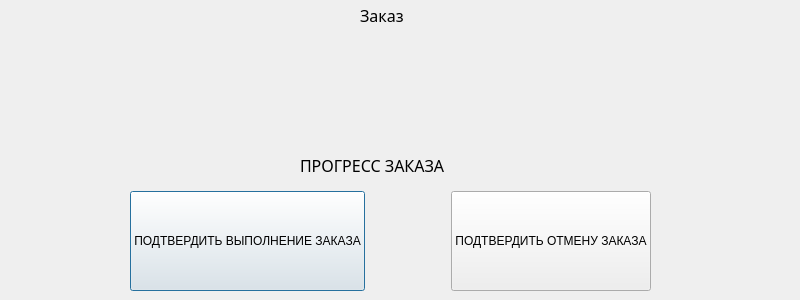
<?xml version="1.0" encoding="UTF-8"?>
<ui version="4.0">
 <class>currentzakaz</class>
 <widget class="QDialog" name="currentzakaz">
  <property name="geometry">
   <rect>
    <x>0</x>
    <y>0</y>
    <width>800</width>
    <height>300</height>
   </rect>
  </property>
  <property name="minimumSize">
   <size>
    <width>800</width>
    <height>300</height>
   </size>
  </property>
  <property name="maximumSize">
   <size>
    <width>800</width>
    <height>300</height>
   </size>
  </property>
  <property name="windowTitle">
   <string>Текущий заказ</string>
  </property>
  <widget class="QLabel" name="label">
   <property name="geometry">
    <rect>
     <x>0</x>
     <y>30</y>
     <width>791</width>
     <height>61</height>
    </rect>
   </property>
   <property name="font">
    <font>
     <family>Segoe Script</family>
     <pointsize>8</pointsize>
    </font>
   </property>
   <property name="text">
    <string/>
   </property>
   <property name="alignment">
    <set>Qt::AlignCenter</set>
   </property>
  </widget>
  <widget class="QWidget" name="layoutWidget">
   <property name="geometry">
    <rect>
     <x>130</x>
     <y>190</y>
     <width>521</width>
     <height>102</height>
    </rect>
   </property>
   <layout class="QHBoxLayout" name="horizontalLayout">
    <item>
     <widget class="QPushButton" name="pushButton">
      <property name="minimumSize">
       <size>
        <width>200</width>
        <height>100</height>
       </size>
      </property>
      <property name="text">
       <string>ПОДТВЕРДИТЬ ВЫПОЛНЕНИЕ ЗАКАЗА</string>
      </property>
     </widget>
    </item>
    <item>
     <spacer name="horizontalSpacer">
      <property name="orientation">
       <enum>Qt::Horizontal</enum>
      </property>
      <property name="sizeHint" stdset="0">
       <size>
        <width>40</width>
        <height>20</height>
       </size>
      </property>
     </spacer>
    </item>
    <item>
     <widget class="QPushButton" name="pushButton_2">
      <property name="minimumSize">
       <size>
        <width>200</width>
        <height>100</height>
       </size>
      </property>
      <property name="text">
       <string>ПОДТВЕРДИТЬ ОТМЕНУ ЗАКАЗА</string>
      </property>
     </widget>
    </item>
   </layout>
  </widget>
  <widget class="QLabel" name="label_2">
   <property name="geometry">
    <rect>
     <x>360</x>
     <y>0</y>
     <width>251</width>
     <height>31</height>
    </rect>
   </property>
   <property name="font">
    <font>
     <family>Segoe Script</family>
     <pointsize>12</pointsize>
    </font>
   </property>
   <property name="text">
    <string>Заказ</string>
   </property>
  </widget>
  <widget class="QLabel" name="label_3">
   <property name="geometry">
    <rect>
     <x>300</x>
     <y>150</y>
     <width>251</width>
     <height>31</height>
    </rect>
   </property>
   <property name="font">
    <font>
     <family>Segoe Script</family>
     <pointsize>12</pointsize>
    </font>
   </property>
   <property name="text">
    <string>ПРОГРЕСС ЗАКАЗА</string>
   </property>
  </widget>
 </widget>
 <resources/>
 <connections/>
</ui>
